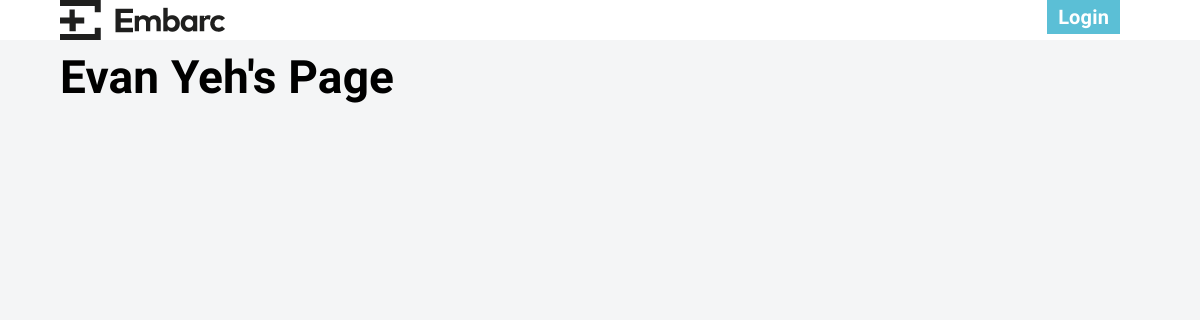
Before: /profile/eyeh/ with the older database file.
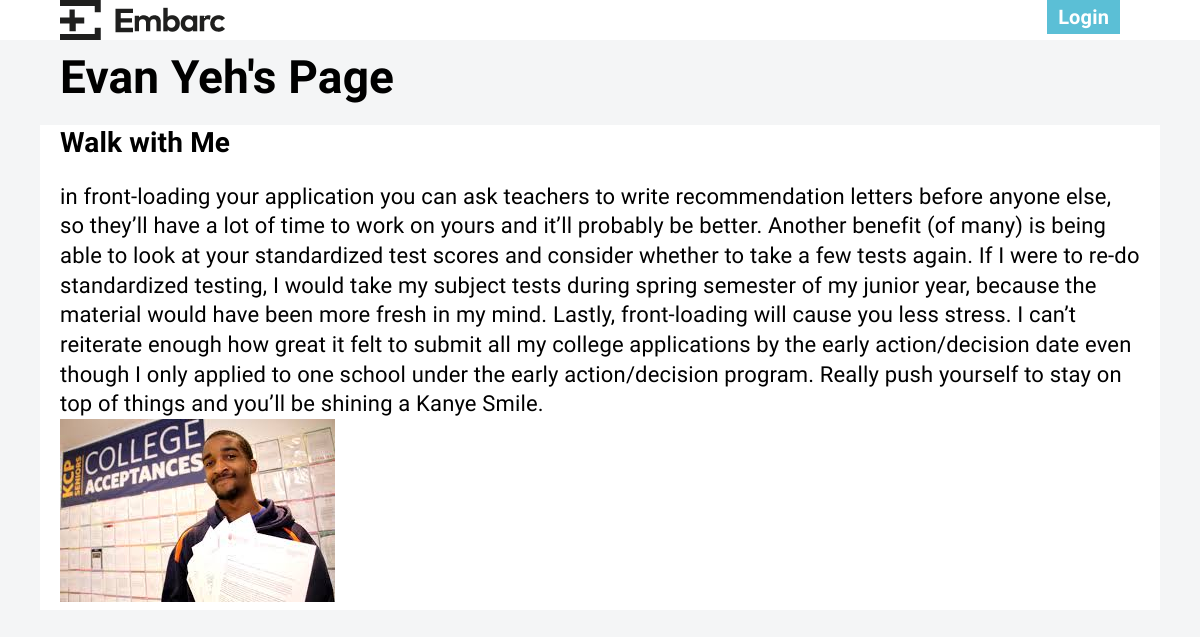
After: the same page with the newer database file.
### embarc/models.py (models this page shows)
class Reflection(db.Model):
    id = db.Column(db.Integer, primary_key=True)
    name = db.Column(db.String(120), unique=False, nullable=False)
    description = db.Column(db.String(3000), unique=False, nullable=False)
    journeyid = db.Column(db.Integer, unique=False, nullable=False)
    journeyname = db.Column(db.Integer, unique=False, nullable=False)
    date = db.Column(db.DateTime, nullable=False, default=datetime.utcnow)
    picture = db.Column(db.String(250), unique=False, nullable=True)

### embarc/views.py (the view)
@app.route('/profile/<user_slug>/', methods=['GET', 'POST'])
def show_user(user_slug):
    context = {
        "reflections" : Reflection.query.filter_by(name=user_slug)
    }
    full_user = User.query.filter_by(username=user_slug).first()
    return render_template('user.html', **context, user=current_user, target_user=full_user)

### embarc/views.py (called while the page is built)
@app.before_request
def get_current_user():
    g.user = current_user

### embarc/templates/user.html (shortened to what this page needs)
{% extends "layout.html" %}
{% block body %}
    <div class="container">
      <h1> {{ target_user.first_name }} {{ target_user.last_name }}'s Page </h1>
      </div>
  {% for reflection in reflections %}
  <div class="container container-comment">
      <h3>{{ reflection['journeyname'] }}</h3>
      <h4>{{ reflection['description']}}</h4>
      {% if reflection.picture %}
          <img src="{{ url_for('static', filename='cdn/{}'.format(reflection.picture)) }}">
      {% endif %}
  </div>
  {% endfor %}
{% endblock %}

Changed rows visible on the page:
added Reflection: journeyname "Walk with Me", description "in front-loading your application you can ask teachers to write recommendation letters before anyone else, so they’ll have a lot of time to work on yours and it’ll probably be better. Another benefit (of many) is being able to look at your standardized test scores and consider whether to take a few tests again. If I were to re-do standardized testing, I would take my subject tests during spring semester of my junior year, because the material would have been more fresh in my mind. Lastly, front-loading will cause you less stress. I can’t reiterate enough how great it felt to submit all my college applications by the early action/decision date even though I only applied to one school under…", picture (picture)
